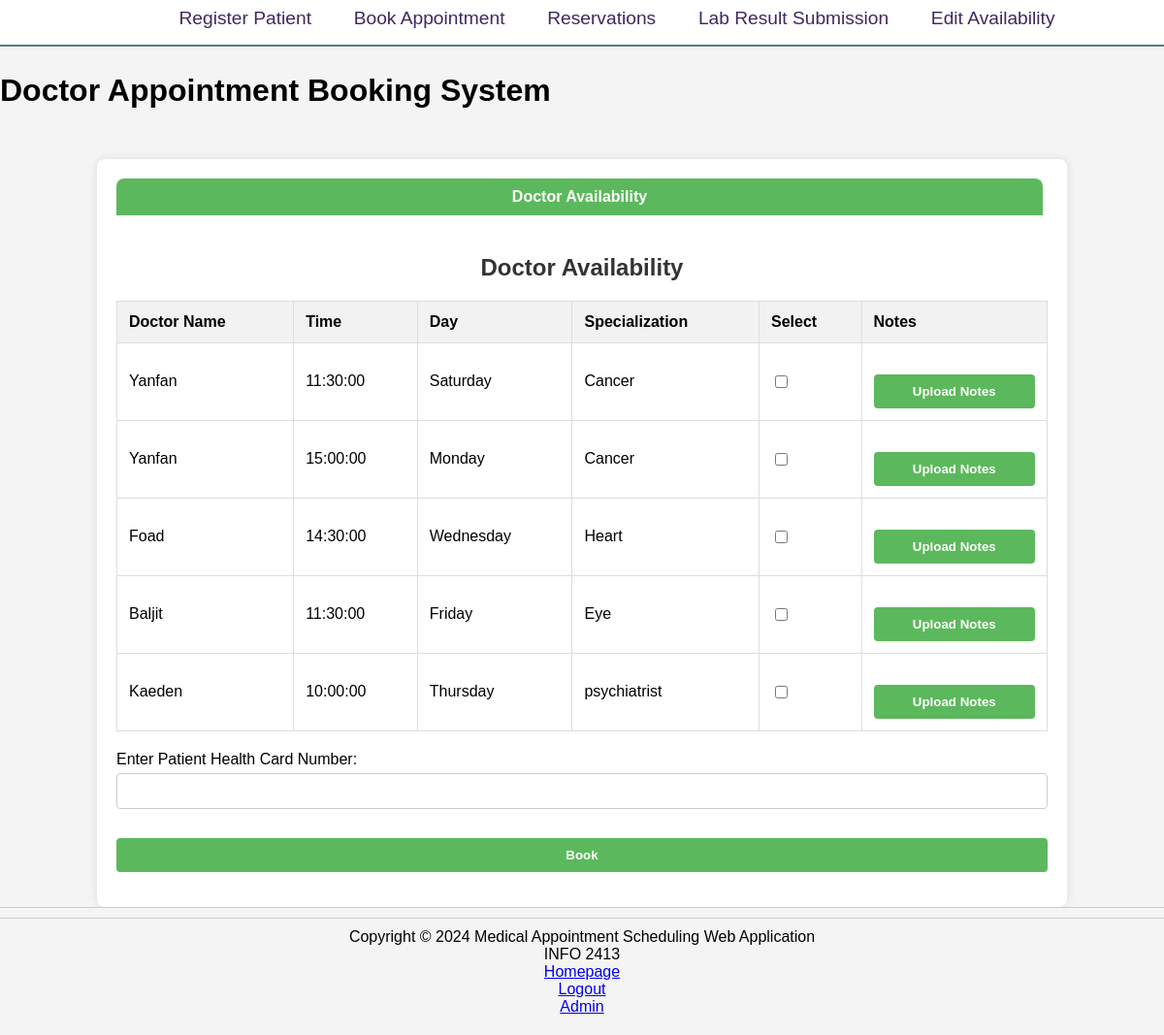
The app's page /employee/book_appointment.php (signed in) with its own data.
### tables this page shows
CREATE TABLE `availability` (
  `aptNumber` int(11) NOT NULL,
  `Status` varchar(100) NOT NULL,
  `Time` time NOT NULL,
  `Day` text NOT NULL,
  `medicalLicence` int(11) DEFAULT NULL,
  `healthNo` int(11) DEFAULT NULL
);

CREATE TABLE `doctors` (
  `medicalLicence` int(11) NOT NULL,
  `doctorName` text NOT NULL,
  `email` text NOT NULL,
  `phoneNo` int(11) NOT NULL,
  `address` text NOT NULL,
  `specialization` text NOT NULL
);

### employee/book_appointment.php (the view, shortened to what this page needs)
<?php
$con = new mysqli('localhost', 'root', '', 'project_final');
?>
<?php include 'header.php'; ?>
<div class="container">
    <div class="tabs">
        <div class="tab active" data-target="availability">Doctor Availability</div>
    </div>
    <div class="tab-content active" id="availability">
        <h2>Doctor Availability</h2>
        <form action="" method="post">
            <table>
                <tr>
                    <th>Doctor Name</th>
                    <th>Time</th>
                    <th>Day</th>
                    <th>Specialization</th>
                    <th>Select</th>
                    <th>Notes</th>
                </tr>
                <?php
                $query2 = "SELECT Time, Day, doctors.doctorName, registration.lname, registration.fname, doctors.specialization
                           FROM Availability
                           INNER JOIN doctors ON Availability.medicalLicence = doctors.medicalLicence
                           INNER JOIN registration ON Availability.healthNo = registration.healthNo
                           WHERE Status = 'Available'";
                $statement = mysqli_query($con, $query2);
                $count = 0;
                while ($row = $statement->fetch_assoc()) {
                    echo "<tr>";
                    echo "<td>" . $row['doctorName'] . "</td>";
                    echo "<td>" . $row['Time'] . "</td>";
                    echo "<td>" . $row['Day'] . "</td>";
                    echo "<td>" . $row['specialization'] . "</td>";
                    echo "<td><input type='checkbox' name='check' value='$count'></td>";
                    echo "<td><a href='lab_result_submission_form.php'><button type='button' class='back_btn'>Upload Notes</button></a></td>";
                    echo "</tr>";
                    $count++;
                }
                ?>
            </table>
            <div>
                <label for='patientCard'>Enter Patient Health Card Number:</label>
                <input type='text' name='patientCard' required>
            </div>
            <input name='book' type='submit' value='Book'>
        </form>
    </div>
</div>
<footer><?php include 'footer.php'; ?></footer>

### style.css (style rules this page uses)
body { font-family: Arial, sans-serif; background-color: #f4f4f4; margin: 0; padding: 0; min-height: 100vh; display: flex; flex-direction: column; }
.container { width: 80%; margin: auto; background: white; padding: 20px; box-shadow: 0 0 10px rgba(0, 0, 0, 0.1); margin-top: 30px; border-radius: 8px; flex-grow: 1; display: flex; flex-direction: column; }
footer { text-align: center; padding: 10px 0; background: #f4f4f4; border-top: 1px solid #ccc; }
table { border-collapse: separate; border-spacing: 50px 0; }
td { padding: 20px; }
table, th, td { border: 2px solid black; }

### employee/book_appointment.php (style rules this page uses)
body { font-family: Arial, sans-serif; background-color: #f4f4f4; margin: 0; padding: 0; min-height: 100vh; display: flex; flex-direction: column; }
.container { width: 80%; margin: auto; background: white; padding: 20px; box-shadow: 0 0 10px rgba(0, 0, 0, 0.1); margin-top: 30px; border-radius: 8px; flex-grow: 1; display: flex; flex-direction: column; }
.tabs { display: flex; cursor: pointer; margin-bottom: 20px; }
.tab { flex: 1; padding: 10px; text-align: center; background: #eee; border-radius: 8px 8px 0 0; margin-right: 5px; font-weight: bold; }
.tab.active { background: #5cb85c; color: white; }
.tab-content { display: none; }
.tab-content.active { display: block; }
h2 { text-align: center; color: #333; margin-bottom: 20px; }
form { display: flex; flex-direction: column; }
table { width: 100%; border-collapse: collapse; margin-bottom: 20px; }
table, th, td { border: 1px solid #ddd; }
th, td { padding: 12px; text-align: left; }
th { background-color: #f2f2f2; }
input[type="text"], input[type="number"], input[type="email"], textarea, select { padding: 10px; margin: 5px 0 10px; border: 1px solid #ccc; border-radius: 4px; width: 100%; box-sizing: border-box; }
input[type="submit"], .back_btn { padding: 10px; background: #5cb85c; border: 0; border-radius: 4px; color: white; font-weight: bold; cursor: pointer; width: 100%; margin-top: 20px; text-align: center; text-decoration: none; display: inline-block; }
footer { text-align: center; padding: 10px 0; background: #f4f4f4; border-top: 1px solid #ccc; }

### records on screen
availability: medicalLicence.doctorName "Yanfan", Time "11:30:00", Day "Saturday", medicalLicence.specialization "Cancer"
availability: medicalLicence.doctorName "Yanfan", Time "15:00:00", Day "Monday", medicalLicence.specialization "Cancer"
availability: medicalLicence.doctorName "Foad", Time "14:30:00", Day "Wednesday", medicalLicence.specialization "Heart"
availability: medicalLicence.doctorName "Baljit", Time "11:30:00", Day "Friday", medicalLicence.specialization "Eye"
availability: medicalLicence.doctorName "Kaeden", Time "10:00:00", Day "Thursday", medicalLicence.specialization "psychiatrist"
